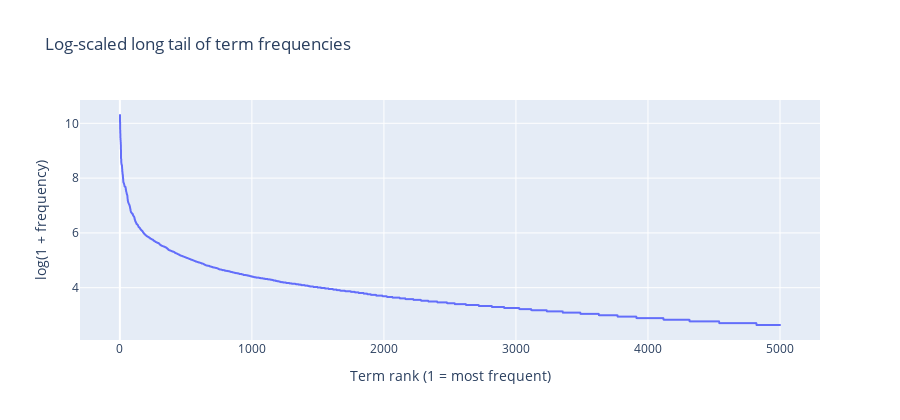

The code cell stored with this chart in its notebook:
### Markdown cell above
### >>> **Exercise 15 (take home):** 
You can copy the code from the previous exercise and change the 'term_frequencies' variable for the 'term_frequencies_log', comment about the differences that you observe and talk about other possible insights that we can get from a log distribution.

### Code cell
# Answer here
import numpy as np
import pandas as pd
import plotly.express as px

# Get raw term frequencies
term_counts = np.asarray(X_bow.sum(axis=0)).ravel()
order = np.argsort(term_counts)[::-1]
counts_sorted = term_counts[order]
terms_sorted = vectorizer.get_feature_names_out()[order]

# Apply log transform (add +1 to avoid log(0))
counts_log = np.log1p(counts_sorted)

df_log = pd.DataFrame({
    "rank": np.arange(1, len(counts_sorted) + 1),
    "term": terms_sorted,
    "count_log": counts_log
})

# Plot the log distribution
fig = px.line(
    df_log.head(5000),
    x="rank", y="count_log",
    title="Log-scaled long tail of term frequencies",
    labels={"rank": "Term rank (1 = most frequent)", "count_log": "log(1 + frequency)"}
)
fig.update_traces(mode="lines+markers", marker_size=2)
fig.update_layout(height=420)
fig.show()

### Figure 1 — Plotly figure (JSON) as saved in the notebook; plotly's stock layout.template omitted (floating-point values rounded to 4 significant figures; data arrays with more than 128 entries replaced by an {"elided": "..."} marker saying what was removed)
{"data": [{"hovertemplate": "Term rank (1 = most frequent)=%{x}<br>log(1 + frequency)=%{y}<extra></extra>", "legendgroup": "", "line": {"color": "#636efa", "dash": "solid"}, "marker": {"size": 2, "symbol": "circle"}, "mode": "lines+markers", "name": "", "showlegend": false, "type": "scattergl", "x": {"elided": "5000 int values"}, "xaxis": "x", "y": {"elided": "5000 float values"}, "yaxis": "y"}], "layout": {"height": 420, "legend": {"tracegroupgap": 0}, "title": {"text": "Log-scaled long tail of term frequencies"}, "xaxis": {"anchor": "y", "domain": [0, 1], "title": {"text": "Term rank (1 = most frequent)"}}, "yaxis": {"anchor": "x", "domain": [0, 1], "title": {"text": "log(1 + frequency)"}}}}
